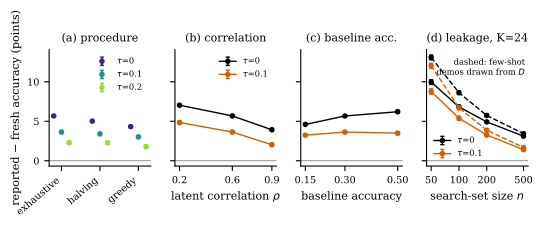

Here is the Python script that generated this plot:
"""Fig B (Q1b): what drives the optimism, T0. Reference cell n=200, K=50 (a-c) / K=24 (d); mean ± 95% CI over replicates.
(a) search procedure x tau; (b) between-config correlation rho; (c) baseline accuracy; (d) few-shot demos drawn from the search set (leakage) vs n.
Reads results/runs_t0.parquet. Writes figures/fig_b_factors.pdf"""
import numpy as np, pandas as pd, matplotlib.pyplot as plt
import style, common

style.apply()
r = common.main_grid(pd.read_parquet(common.path("runs_t0.parquet")))
base = dict(rho=0.6, base_acc=0.3, leakage=0)
fig, axs = plt.subplots(1, 4, figsize=(style.TEXT_WIDTH_IN, 2.1), sharey=True)
TC = {0.0: "#000000", 0.1: "#D55E00"}
# (a) procedure x tau, K=50 n=200
d = r[(r.n == 200) & (r.K == 50) & (r.rho == 0.6) & (r.base_acc == 0.3) & (r.leakage == 0)]
g = common.gap_table(d, ["procedure", "tau"]); procs = ["exhaustive", "halving", "greedy"]; ax = axs[0]
for tau, off in zip([0.0, 0.1, 0.2], [-0.2, 0, 0.2]):
    for i, p in enumerate(procs):
        x = g[(g.procedure == p) & (g.tau == tau)]
        if len(x): ax.errorbar(i + off, x["mean"], yerr=[x["mean"] - x.lo, x.hi - x["mean"]], fmt="o", ms=3, capsize=1.5, color=plt.cm.viridis({0.0: .1, .1: .5, .2: .85}[tau]), label=rf"$\tau$={tau:g}" if i == 0 else None)
ax.set_xticks(range(3)); ax.set_xticklabels(procs, rotation=40, ha="right"); ax.set_title("(a) procedure"); ax.legend(frameon=False, fontsize=6)
ax.set_ylabel("reported − fresh accuracy (points)")
# (b) rho, (c) base_acc: exhaustive K=50 n=200 tau in {0, 0.1}
for ax, col, title, xl in [(axs[1], "rho", "(b) correlation", r"latent correlation $\rho$"), (axs[2], "base_acc", "(c) baseline acc.", "baseline accuracy")]:
    other = {"rho": ("base_acc", 0.3), "base_acc": ("rho", 0.6)}[col]
    d = r[(r.n == 200) & (r.K == 50) & (r.procedure == "exhaustive") & (r.leakage == 0) & (r[other[0]] == other[1])]
    g = common.gap_table(d, [col, "tau"])
    for tau in (0.0, 0.1):
        x = g[g.tau == tau].sort_values(col)
        ax.errorbar(x[col], x["mean"], yerr=[x["mean"] - x.lo, x.hi - x["mean"]], color=TC[tau], marker="o", ms=3, lw=1, capsize=1.5, label=rf"$\tau$={tau:g}")
    ax.set_title(title); ax.set_xlabel(xl); ax.set_xticks(sorted(g[col].unique()))
axs[1].legend(frameon=False, fontsize=6)
# (d) leakage K=24
d = r[(r.K == 24) & (r.procedure == "exhaustive") & (r.rho == 0.6) & (r.base_acc == 0.3)]
g = common.gap_table(d, ["leakage", "tau", "n"]); ax = axs[3]
for tau in (0.0, 0.1):
    for lk, ls in [(0, "-"), (1, "--")]:
        x = g[(g.tau == tau) & (g.leakage == lk)].sort_values("n")
        ax.errorbar(x.n, x["mean"], yerr=[x["mean"] - x.lo, x.hi - x["mean"]], color=TC[tau], ls=ls, marker="o", ms=3, lw=1, capsize=1.5, label=(rf"$\tau$={tau:g}" if not lk else None))
ax.set_xscale("log"); ax.set_xticks([50, 100, 200, 500]); ax.set_xticklabels([50, 100, 200, 500]); ax.minorticks_off()
ax.set_title("(d) leakage, K=24"); ax.text(0.97, 0.78, "dashed: few-shot\ndemos drawn from $D$", transform=ax.transAxes, ha="right", fontsize=6); ax.set_xlabel("search-set size $n$"); ax.legend(frameon=False, fontsize=6, loc="lower left")
for a in axs: a.axhline(0, color="0.5", lw=0.6)
fig.tight_layout()
fig.savefig(f"{common.OUT}/fig_b_factors.pdf")
print("min reps per point:", int(g.reps.min()))
